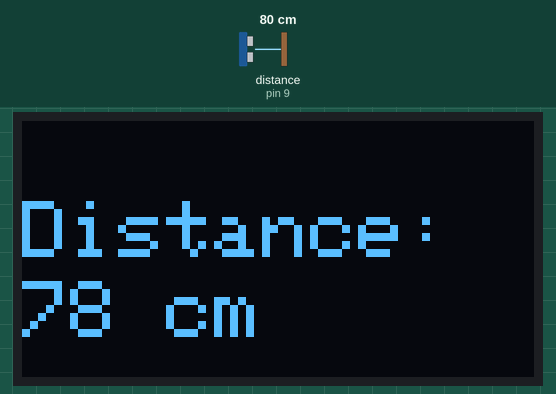
Simulated run of this sketch. Board: Arduino Uno, built with avr-gcc and run on an emulated ATmega328P. On the bench: 128×64 one-colour display. Wiring (inferred from the names in the program): ultrasonic range finder: trigger pin 8; echo pin 9. The test bench sets the inputs (shaded band); at power-on: distance to the obstacle (sensor on pin 9) 80 cm. The echo pulse lasts 58.3 µs per cm.

Above: at 3.2 s.
3.3 s: distance to the obstacle (sensor on pin 9) set to 2 cm
At 4.7 s:
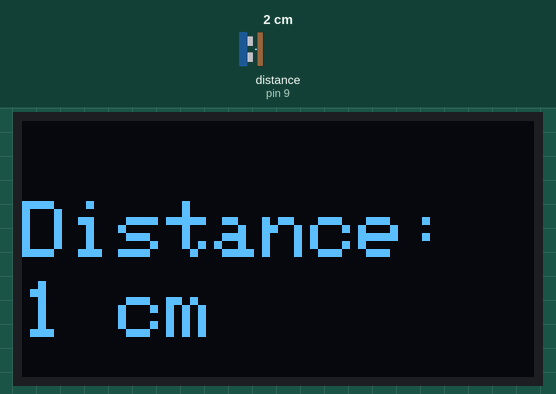
5.2 s: distance to the obstacle (sensor on pin 9) set to 4 cm
At 6.4 s:
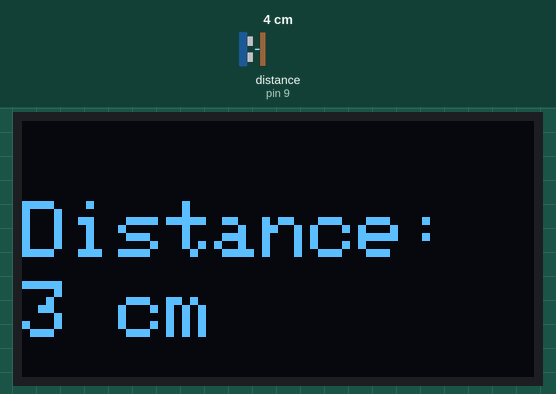
6.7 s: distance to the obstacle (sensor on pin 9) set to 9 cm
At 7.3 s:
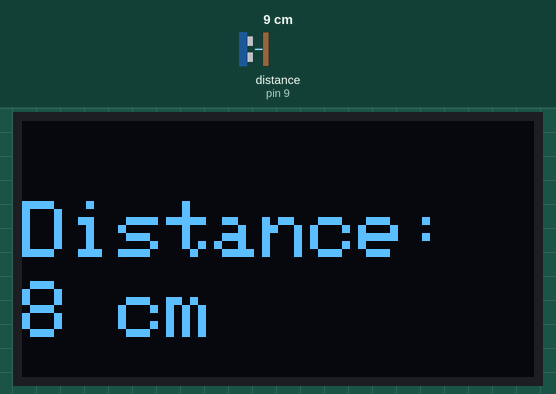
Timing chart, 0 to 9.7 s (numbered marks = the images above; inputs shaded):
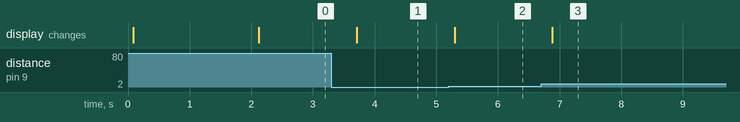

The sketch:

distance_oled.ino
```cpp
#include <Wire.h>
#include <Adafruit_GFX.h>
#include <Adafruit_SSD1306.h>

// Định nghĩa kích thước OLED
#define SCREEN_WIDTH 128
#define SCREEN_HEIGHT 64

// Địa chỉ I2C của màn hình OLED
#define OLED_RESET    -1
Adafruit_SSD1306 display(SCREEN_WIDTH, SCREEN_HEIGHT, &Wire, OLED_RESET);

// Định nghĩa chân kết nối HC-SR04
const int trigPin = 8;
const int echoPin = 9;

long duration;
int distance;

void setup() {
  // Thiết lập chân của HC-SR04
  pinMode(trigPin, OUTPUT);
  pinMode(echoPin, INPUT);

  // Khởi động màn hình OLED
  if (!display.begin(SSD1306_SWITCHCAPVCC, 0x3C)) {
    Serial.println(F("Khởi động OLED thất bại"));
    for (;;);
  }

  // Xóa màn hình
  display.clearDisplay();
  display.display();

  // Khởi động Serial
  Serial.begin(9600);

  // Hiển thị thông điệp chào mừng
  display.setTextSize(1);
  display.setTextColor(WHITE);
  display.setCursor(0, 10);
  display.print("Khoang cach tu HC-SR04");
  display.display();
  delay(2000);
}

void loop() {
  // Tính toán khoảng cách
  digitalWrite(trigPin, LOW);
  delayMicroseconds(2);
  digitalWrite(trigPin, HIGH);
  delayMicroseconds(10);
  digitalWrite(trigPin, LOW);

  duration = pulseIn(echoPin, HIGH);
  distance = duration * 0.034 / 2;

  // Xóa màn hình và hiển thị khoảng cách
  display.clearDisplay();
  display.setTextSize(2);
  display.setTextColor(WHITE);
  display.setCursor(0, 20);
  display.print("Distance:");
  display.setCursor(0, 40);
  display.print(distance);
  display.print(" cm");
  display.display();

  delay(500); // Cập nhật mỗi 500ms
}
```

Measured:
- after the input at 3.3 s, the display: changes after 0.41 s (image 1)
- after the input at 5.2 s, the display: changes after 0.10 s (image 2)
- after the input at 6.7 s, the display: changes after 0.18 s (image 3)
